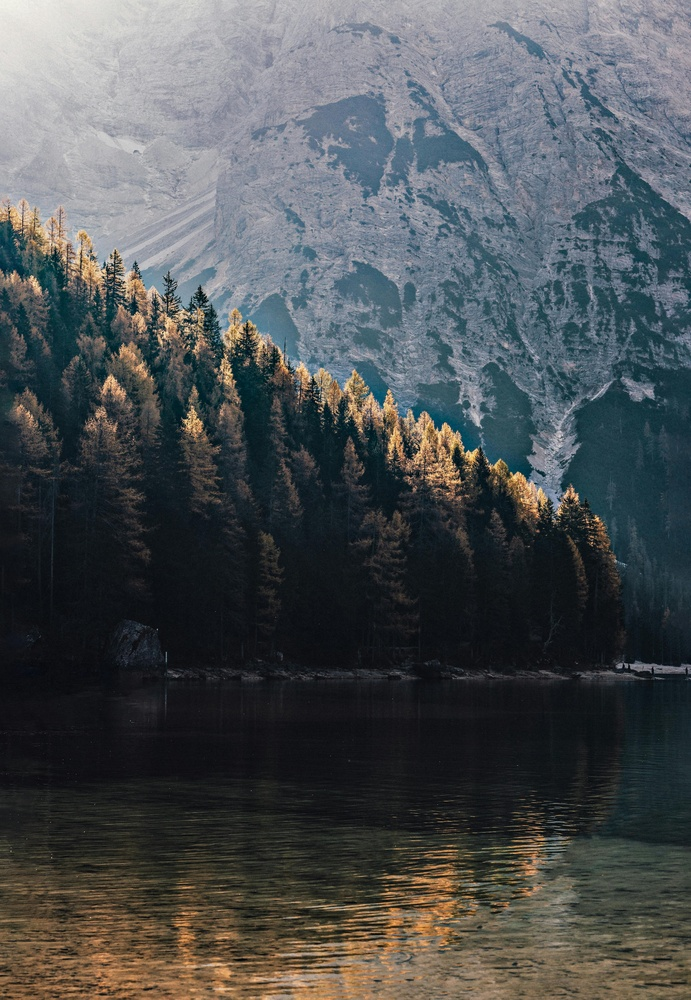
#> input picture img/sipo.jpg, 691 x 1000 px, shrunk from 3890 x 5632 before the run
$ jupyter execute 03_umbralizacion.ipynb
#> lines starting #> are read from the running program, lines starting #| are printed output that depends on the picture; after the words box and inside, x2 and y2 are one past the last pixel; in counts of white or black regions, pixels touching at a corner belong together
La umbraliacion Binaria y unbralizacion binaria inversa

[cell 1]
# Histograma
import cv2
import matplotlib.pyplot as plt

[cell 2]
def histograma(image):
    histo = cv2.calcHist([image], [0], None, [256], [0, 256])

    plt.figure(figsize = (10, 5))
    plt.plot(histo, color = 'purple')
    plt.title('Histograma')
    plt.xlabel('intensidad_pixel')
    plt.ylabel('frecuencia_pixel')
    # plt.show()

img = cv2.imread('..//img/sipo.jpg', 0)
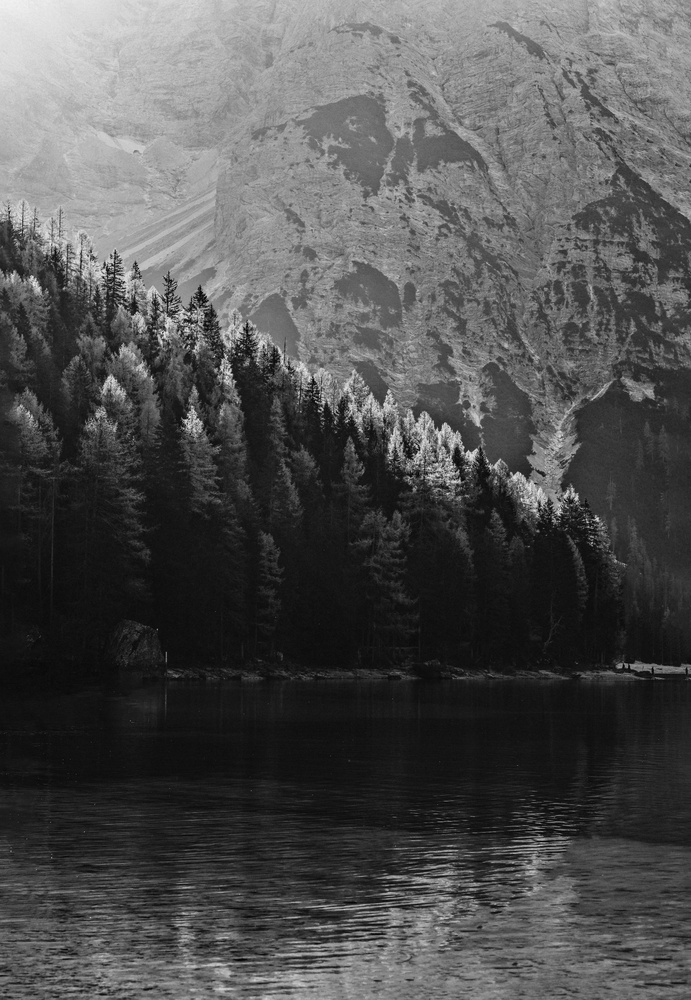
#> img: shape (1000, 691); min 0, max 242, mean 79.9
histograma(image = img)
#> in histograma, `histo = cv2.calcHist([image], [0], None, [256], [0, 256])`: histo = 256 values, max 20077 at index 19, min 0 at index 243, mean 2699.2
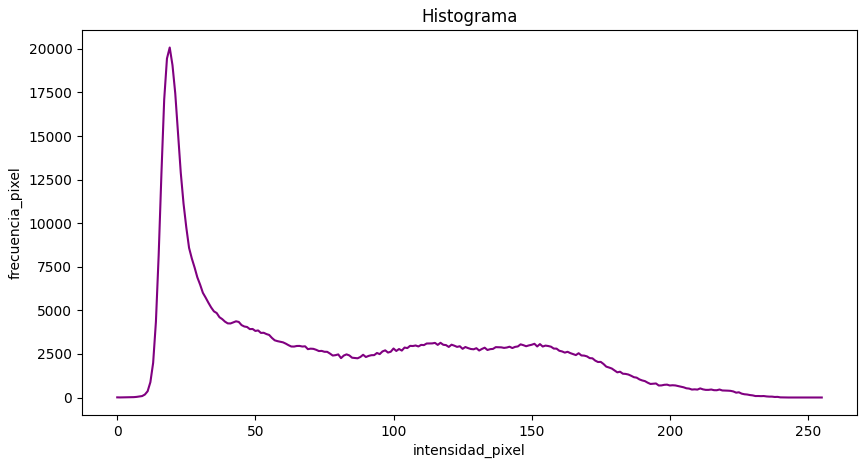
#> figure drawn by matplotlib, 1 panel; curve peaks at x = 19, y = 20077

Umbralizacion variable
-este ya maneja un degraddo de colores? o era una paleta pero utiliza mas colores creo

[cell 3]
# Umbralizacon binaria y binaria invetida

imgB = cv2.imread('..//img/noche_estrellas.jpg', 0)
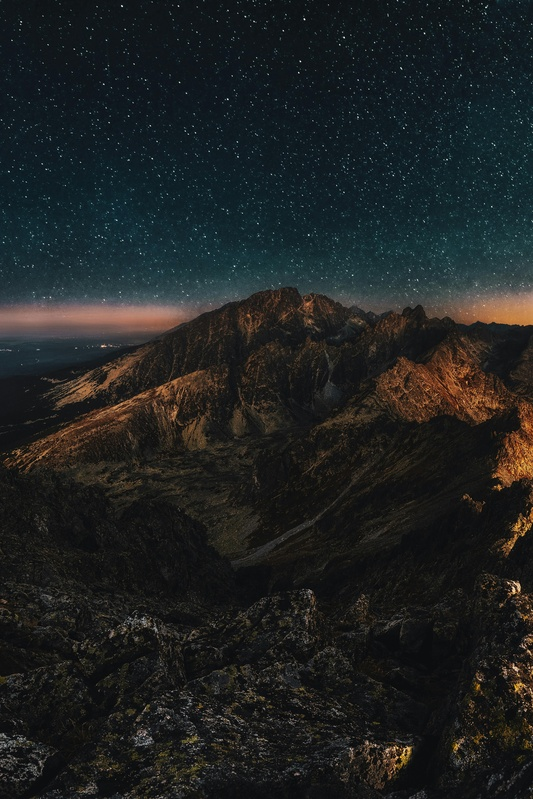
#> input picture img/noche_estrellas.jpg, 533 x 799 px, shrunk from 3000 x 4500 before the run
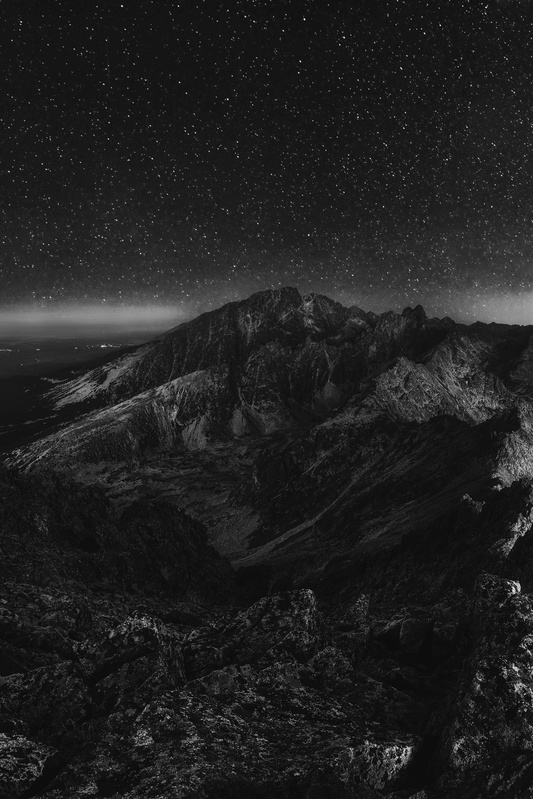
#> imgB: shape (799, 533); min 0, max 255, mean 32.7
# aca estoy recogiendo la imagen y colocandola con umbralizacion binaria y ek guion bajo es una forama de declarar en python para una variable que no usaremos
# en el guion bajo va el umbral
_, umbralB = cv2.threshold(imgB, 127, 255, cv2.THRESH_BINARY)
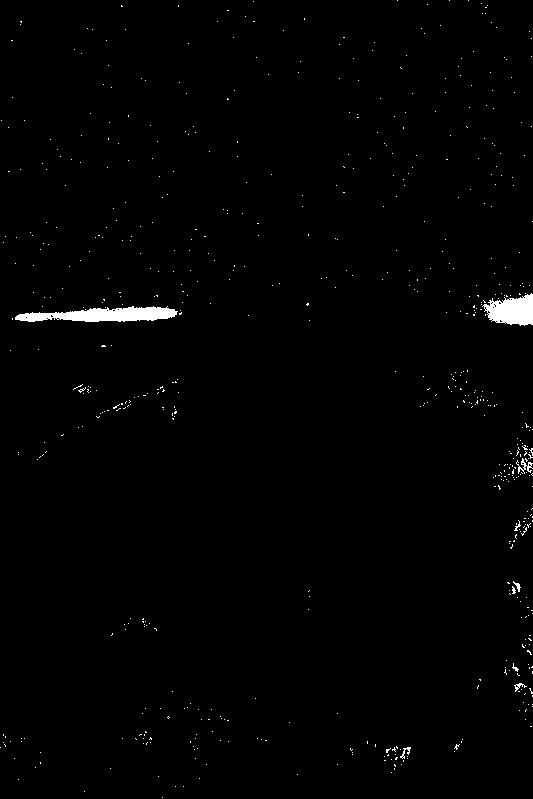
#> umbralB: shape (799, 533); 0.98% white; 639 white regions (630 under 20 px), largest, box (x1, y1, x2, y2) and area: (15, 306, 178, 322) 1663, (482, 293, 533, 326) 1127, (516, 458, 533, 474) 97
# Umbralizacion binaria inversa
_, umbralBinv = cv2.threshold(imgB, 127, 255, cv2.THRESH_BINARY_INV)

plt.figure(figsize = (10, 5))
plt.subplot(131)
plt.title('Imagen original')
# plt.imshow(cv2.cvtColor(imgB, cv2.COLOR_BGR2RGB))
plt.imshow(imgB, cmap='gray')
plt.axis('off')

plt.subplot(132)
plt.title('Imagen binarizada')
plt.imshow(umbralB, cmap='gray')
plt.axis('off')

plt.subplot(133)
plt.title('Imagen binarizada inversa')
plt.imshow(umbralBinv, cmap='gray')
plt.axis('off')

plt.show()

[cell 4]
# Umbrales adapatados ahora

imgUA = cv2.imread('..//img/noche_estrellas.jpg', 0)
umb_adap = cv2.adaptiveThreshold(imgUA, 255, cv2.ADAPTIVE_THRESH_MEAN_C, cv2.THRESH_BINARY, 11, 2)
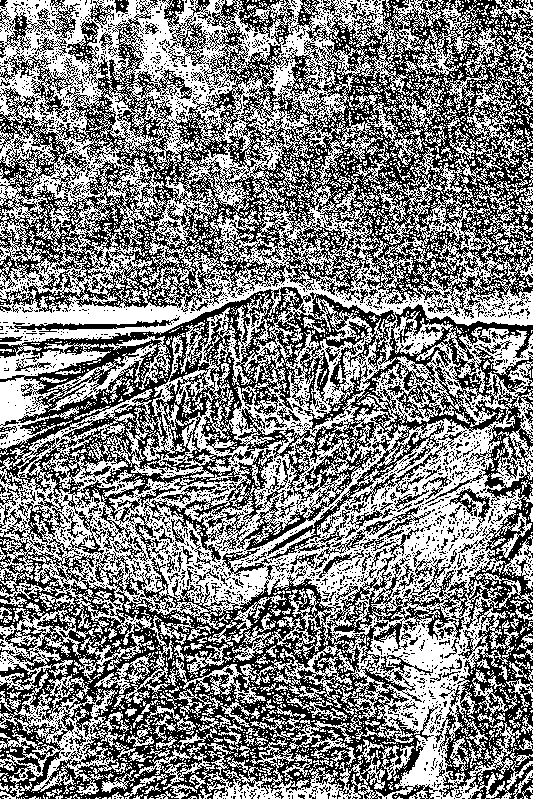
#> umb_adap: shape (799, 533); 51.1% white; black in thin lines or dots

umb_adap_gaus = cv2.adaptiveThreshold(imgUA, 255, cv2.ADAPTIVE_THRESH_GAUSSIAN_C, cv2.THRESH_BINARY, 11, 2)
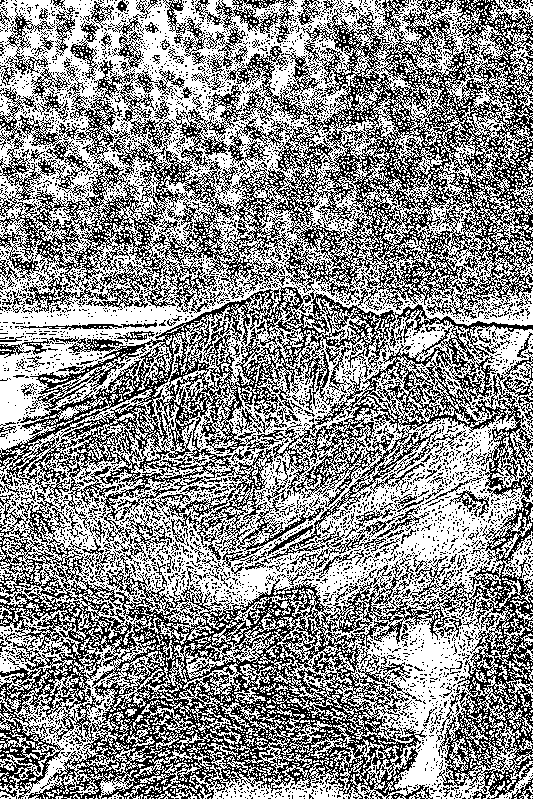
#> umb_adap_gaus: shape (799, 533); 55.9% white; black in thin lines or dots

plt.figure(figsize = (10, 5))
plt.subplot(131)
plt.title('Imagen original')
# plt.imshow(cv2.cvtColor(imgB, cv2.COLOR_BGR2RGB))
plt.imshow(imgUA, cmap='gray')
plt.axis('off')

plt.subplot(132)
plt.title('Umbralizacion adaptativa Mean')
plt.imshow(umb_adap, cmap='gray')
plt.axis('off')

plt.subplot(133)
plt.title('Imagen adaptativa Gauss')
plt.imshow(umb_adap_gaus, cmap='gray')
plt.axis('off')

plt.show()
